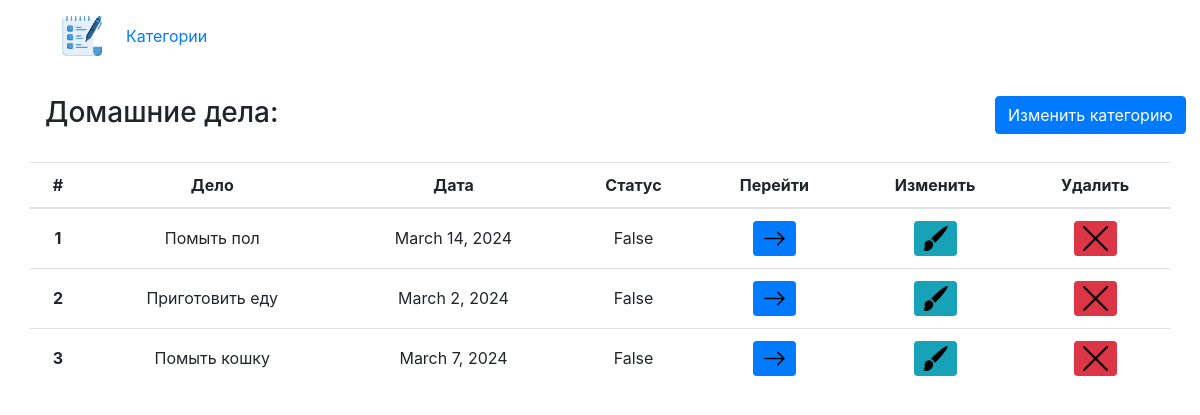
The page /todo-lists/1 on the database as committed earlier.
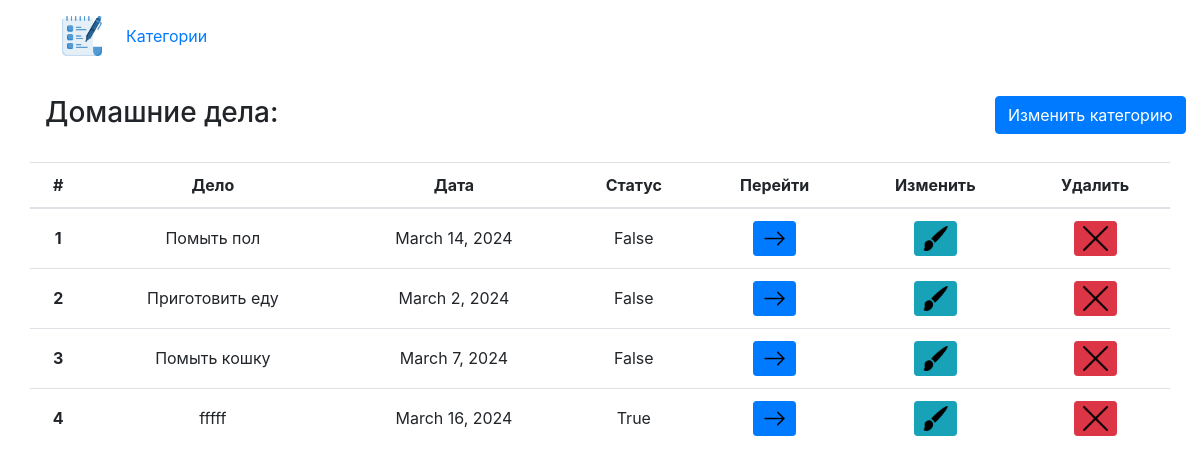
The same page on the database as committed later.
### todos/models.py (models this page shows, shortened)
class TodoList(models.Model):
    title = models.CharField(null=False, max_length=255, default='')
    description = models.CharField(null=False, max_length=1000, default='')

class Todo(models.Model):
    title = models.CharField(null=False, max_length=100, default='')
    description = models.TextField(null=False, max_length=1000, default='')
    due_date = models.DateField(null=False)
    status = models.BooleanField(default=False, blank=True, null=True)
    category = models.ForeignKey(TodoList, on_delete=models.CASCADE, null=False)

### todos/views.py (the view)
# urls.py: path('todo-lists/<int:pk>', get_category_info, name='category_info'),
def get_category_info(request, pk):
    category = TodoList.objects.get(id=pk)
    todos = Todo.objects.filter(category_id=pk)
    if request.method == 'GET':
        form = CreateList()
        return render(request, 'todos/category_info.html', {'category': category, 'todos': todos, 'form': form})

### todos/templates/todos/category_info.html
{% extends 'base.html' %}
{% load static %}
{% block content %}
    <div class="container-fluid">
        <div class="row">
            <div class="col-12">
                {% include 'header.html' %}
            </div>
        </div>
    </div>
    <div class="container">
        <div class="row">
            <div class="col-10">
                <h3 style="margin-top: 3vh">{{ category.title }}:</h3>
            </div>
            <div class="col-1">
                <a href="{% url 'category_edit' pk=category.id %}"><button class="btn btn-primary" style="margin-top: 3vh">Изменить категорию</button></a>
            </div>
        {% if todos|length > 0 %}
        <table class="table" style="margin-top: 3vh">
          <thead>
            <tr>
              <th scope="col" style="text-align: center">#</th>
              <th scope="col" style="text-align: center">Дело</th>
              <th scope="col" style="text-align: center">Дата</th>
              <th scope="col" style="text-align: center">Статус</th>
              <th scope="col" style="text-align: center">Перейти</th>
              <th scope="col" style="text-align: center">Изменить</th>
              <th scope="col" style="text-align: center">Удалить</th>
            </tr>
          </thead>
          <tbody>
          {% for todo in todos %}
            <tr>
              <th style="text-align: center" class="align-middle">{{ forloop.counter }}</th>
              <td style="text-align: center" class="align-middle">{{ todo.title }}</td>
              <td style="text-align: center" class="align-middle">{{ todo.due_date }}</td>
              <td style="text-align: center" class="align-middle">{{ todo.status }}</td>
              <td style="text-align: center" class="align-middle"><a href="{% url 'todos_info' pk=todo.id %}"><button class="btn btn-primary btn-sm"><img src="{% static "img/free-icon-right-arrow-8109985.png" %}" width="25hv" alt="go"></button></a></td>
              <td style="text-align: center" class="align-middle"><a href="{% url 'todo_edit' pk=todo.id %}"><button class="btn btn-info btn-sm"><img src="{% static "img/free-icon-artist-brush-72670.png" %}" width="25hv" alt="edit"></button></a></td>
              <td style="text-align: center" class="align-middle"><a href="{% url 'todo_delete' pk=todo.id %}"><button class="btn btn-danger btn-sm"><img src="{% static "img/free-icon-cancel-446091.png" %}" width="25hv" alt="delete"></button></a></td>
            </tr>
          {% endfor %}
          </tbody>
        </table>
        {% endif %}
        </div>
    </div>
{% endblock %}

### templates/base.html (shortened to what this page needs)
{% load static %}
<html lang="en" dir="ltr">
    <head>
        <link rel="stylesheet" href="{% static 'css/bootstrap.min.css' %}">
    </head>
    <body>
        {% block content %}
        {% endblock %}
    </body>
</html>

### templates/header.html (shortened to what this page needs)
{% load static %}
<nav class="navbar navbar-expand-lg bg-body-tertiary">
  <div class="container-fluid">
    <a class="nav-link disabled"><img src="{% static "img/wish-list.png" %}" width="40hv" alt="img"></a>
    <div class="collapse navbar-collapse" id="navbarNav">
      <ul class="navbar-nav">
        <li class="nav-item">
          <a class="nav-link" href="{% url "todo-lists" %}">Категории</a>
        </li>
      </ul>
    </div>
  </div>
</nav>

Rows that differ between the two databases and show on the page:
added Todo: title "fffff", due_date "March 16, 2024", status "True"
